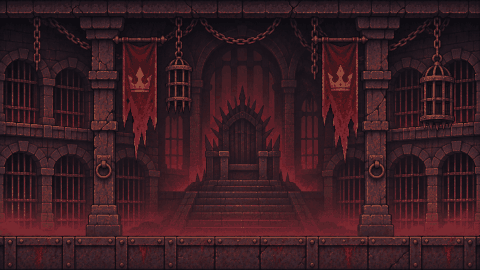
#> input picture assets/bg/boss.png, 480 x 270 px
$ python -i pixelate.py   (imports and definitions only)
#> lines starting #> are read from the running program, lines starting #| are printed output that depends on the picture
"""Turn ChatGPT-generated sheets into crisp, true-resolution pixel-art sprites for Backpack Sanctuary.

Usage (run from anywhere):
    python -P tools/pixelate.py items        # slice items_sheet.png  -> assets/items/*.png
    python -P tools/pixelate.py chars        # slice chars_sheet.png  -> assets/chars/*.png
    python -P tools/pixelate.py props        # slice props_sheet.png  -> assets/props/*.png
    python -P tools/pixelate.py bg <name>    # bg_<name>.png          -> assets/bg/<name>.png
    python -P tools/pixelate.py preview <sheet>  # numbered contact sheet of the detected sprites
"""
import sys, os, json
from PIL import Image, ImageDraw

ROOT = os.path.dirname(os.path.dirname(os.path.abspath(__file__)))
RAW = os.path.join(ROOT, 'assets_raw')
OUT = os.path.join(ROOT, 'assets')
CELL = 18  # backpack art pixels per grid cell (drawn at 3x = 54px in game)


# [28 lines left out: function segment, not called in this run]


def cutouts(im, ds=2, grow=3, **kw):
    """Like segment_cc, but returns each sprite as its own image with neighbours' pixels removed."""
    boxes, lab, owners = segment_cc(im, ds=ds, grow=grow, masks=True, **kw)
    out = []
    for b, own in zip(boxes, owners):
        spr = im.crop(b).copy(); a = spr.getchannel('A'); ap = a.load()
        for y in range(spr.height):
            row = lab[min(len(lab) - 1, (b[1] + y) // ds)]
            for x in range(spr.width):
                if row[min(len(row) - 1, (b[0] + x) // ds)] not in own:
                    ap[x, y] = 0
        spr.putalpha(a)
        bb = spr.getbbox()
        out.append(spr.crop(bb))
    return out


def segment_cc(im, a_min=40, ds=4, grow=5, min_frac=0.02, row_tol=150, masks=False):
    """Connected-component sprite finder (handles sprites that overlap in rows/columns).
    Works on a downsampled, slightly dilated alpha mask; tiny bits (sparks, wisps) merge into
    the nearest big sprite. Returns boxes in reading order (rows top->bottom, then left->right)."""
    from PIL import ImageFilter
    from collections import deque
    W, H = im.size
    m = im.getchannel('A').point(lambda v: 255 if v > a_min else 0)
    m = m.resize((W // ds, H // ds), Image.BOX).point(lambda v: 255 if v > 20 else 0).filter(ImageFilter.MaxFilter(grow))
    w, h = m.size; px = m.load(); lab = [[0] * w for _ in range(h)]; comps = []
    for y in range(h):
        for x in range(w):
            if px[x, y] and not lab[y][x]:
                n = len(comps) + 1; q = deque([(x, y)]); lab[y][x] = n
                x0 = x1 = x; y0 = y1 = y; cnt = 0
                while q:
                    cx, cy = q.popleft(); cnt += 1
                    x0, x1, y0, y1 = min(x0, cx), max(x1, cx), min(y0, cy), max(y1, cy)
                    for nx, ny in ((cx + 1, cy), (cx - 1, cy), (cx, cy + 1), (cx, cy - 1)):
                        if 0 <= nx < w and 0 <= ny < h and px[nx, ny] and not lab[ny][nx]:
                            lab[ny][nx] = n; q.append((nx, ny))
                comps.append([x0, y0, x1 + 1, y1 + 1, cnt, {n}])
    big = max(c[4] for c in comps)
    main = [c for c in comps if c[4] >= big * min_frac]
    for c in comps:
        if c in main:
            continue
        cx, cy = (c[0] + c[2]) / 2, (c[1] + c[3]) / 2
        t = min(main, key=lambda k: (max(k[0] - cx, 0, cx - k[2])) ** 2 + (max(k[1] - cy, 0, cy - k[3])) ** 2)
        t[0], t[1], t[2], t[3] = min(t[0], c[0]), min(t[1], c[1]), max(t[2], c[2]), max(t[3], c[3])
        t[5] |= c[5]
    items = []
    for c in main:  # back to full-res, then tighten to real alpha
        bx = (max(0, c[0] * ds - ds), max(0, c[1] * ds - ds), min(W, c[2] * ds + ds), min(H, c[3] * ds + ds))
        bb = im.crop(bx).getchannel('A').point(lambda v: 255 if v > a_min else 0).getbbox()
        items.append(((bx[0] + bb[0], bx[1] + bb[1], bx[0] + bb[2], bx[1] + bb[3]), c[5]))
    items.sort(key=lambda it: (it[0][1] + it[0][3]) / 2)
    rows = []
    for it in items:
        cy = (it[0][1] + it[0][3]) / 2
        if rows and abs(cy - rows[-1][0]) < row_tol:
            rows[-1][1].append(it)
        else:
            rows.append([cy, [it]])
    ordered = [it for _, r in rows for it in sorted(r, key=lambda it: it[0][0])]
    if masks:
        return [it[0] for it in ordered], lab, [it[1] for it in ordered]
    return [it[0] for it in ordered]


# [4 lines left out: function pixelate_scale, not called in this run]


CHARS = [  # (name, idle height in art pixels) — sheet order: idle, attack per character
    ('hero', 27), ('slime', 12), ('bat', 15), ('skeleton', 26),
    ('archer', 21), ('ghost', 23), ('brute', 34), ('boss', 52),
]


# [12 lines left out: function do_chars, not called in this run]


PROPS = [  # (name, max art width, max art height, reuse scale of this earlier prop or None)
    ('chest_closed', 22, 99, None), ('chest_open', 0, 0, 'chest_closed'), ('campfire', 26, 99, None), ('torch', 99, 24, None),
    ('gate', 34, 99, None), ('ledge', 99, 12, None), ('tombstone', 99, 20, None), ('arrow', 11, 99, None),
    ('mushrooms', 99, 13, None), ('candle', 99, 12, None), ('bones', 24, 99, None), ('chain', 99, 30, None),
]


# [40 lines left out: functions do_props, pixelate, contact, not called in this run]


ITEMS = [  # (id, cells wide, cells tall) in sheet order
    ('dagger', 1, 2), ('sword', 1, 3), ('axe', 2, 3), ('spear', 1, 4), ('bow', 2, 3),
    ('gloves', 2, 1), ('shield', 2, 2), ('helm', 2, 1), ('chain', 3, 2), ('spiked', 3, 2),
    ('boots', 2, 2), ('potion', 1, 1), ('bomb', 1, 1), ('bread', 2, 1), ('heart', 1, 1),
    ('whetstone', 1, 1), ('charm', 1, 1), ('fang', 1, 1), ('clover', 3, 3),
]


# Backpack shapes — must match ITEMS[...].shape in index.html (1 = cell used)
SHAPES = {
    'axe': [[1, 1], [0, 1], [0, 1]], 'bow': [[1, 1], [1, 0], [1, 1]], 'chain': [[1, 1, 1], [0, 1, 0]],
    'spiked': [[0, 1, 1], [1, 1, 0]], 'boots': [[1, 0], [1, 1]], 'clover': [[0, 1, 0], [1, 1, 1], [0, 1, 0]],
}


# [8 lines left out: function shape_mask, not called in this run]


FILL_SHEETS = {'pets4', 'pets5', 'pets6', 'pets7', 'pets8'}   # icons ChatGPT drew to match their odd shapes: fill the whole block, trim what spills


# [38 lines left out: functions fit_fill, fit_to_shape, not called in this run]


def bracers_for_s(src):
    """The bracers art is a side-by-side pair, but the item is an S shape.
    Split the pair, lay each bracer on its side, and put one in each row of the S."""
    parts = cutouts(src, ds=1, grow=1, row_tol=999)
    parts = sorted(parts, key=lambda p: p.width * p.height, reverse=True)[:2]
    shape = SHAPES['spiked']; out = Image.new('RGBA', (3 * CELL, 2 * CELL), (0, 0, 0, 0))
    slots = [(0, CELL), (CELL, 0)]  # bottom row cells 0-1, top row cells 1-2
    for p, (sx, sy) in zip(parts, slots):
        p = p.rotate(90, expand=True)
        spr = pixelate(p, 2 * CELL - 4, CELL - 2)
        out.paste(spr, (sx + (2 * CELL - spr.width) // 2, sy + (CELL - spr.height) // 2), spr)
    return out


# [41 lines left out: functions do_items, do_sheet, do_bg, not called in this run]


# [24 lines not run here, left out]


# [8 lines left out: function floor_line, not called in this run]


# [2 lines not run here, left out]


# [16 lines left out: function do_arrows, not called in this run]


# [2 lines not run here, left out]


# ---------- new item icons (pets & gear) ----------
ITEMS2 = [('pet_dog', [[1, 1], [1, 1]]), ('pet_catgray', [[1, 1]]), ('pet_catcalico', [[1, 1]]), ('pet_cockatiel', [[1]]), ('pet_dragon', [[1, 1], [1, 1]]),
          ('wings', [[1, 1]]), ('phoenix', [[1], [1]]), ('treats', [[1]]), ('hourglass', [[1], [1]]), ('lantern', [[1], [1]])]


# [7 lines left out: function do_items2, not called in this run]


# ---------- terrain tiles: per theme a plain block and a "top" block, 15x15 art px (30 px in game) ----------
TILE_THEMES = ['hall', 'cave', 'crypt', 'boss', 'camp', 'forge', 'hollow', 'sanctum']


# [24 lines left out: functions do_tiles, do_ledges, not called in this run]


# [2 lines not run here, left out]


# ---------- buff plants + secret stash chest ----------
PLANT_IDS = ['bloodberry', 'ember', 'stone', 'swift', 'catnip', 'mandrake']


# [10 lines left out: function do_plants, not called in this run]


# [2 lines not run here, left out]


# ---------- class-only item icons: one 5x2 sheet per class (assets_raw/items_<class>_sheet.png) ----------
T1, T2, T3, T4 = [[1]], [[1], [1]], [[1], [1], [1]], [[1], [1], [1], [1]]
W2, W3, SQ = [[1, 1]], [[1, 1, 1]], [[1, 1], [1, 1]]
CLASS_ITEMS = {
    'warrior': [('greatsword', T4), ('warhammer', [[1, 1, 1], [0, 1, 0], [0, 1, 0]]), ('towershield', [[1, 1], [1, 1], [1, 1]]), ('torc', W2), ('banner', T3),
                ('breastplate', SQ), ('bgauntlet', T1), ('giantbelt', W3), ('lionheart', T1), ('dragonslayer', T4)],
    'archer': [('longbow', T4), ('bodkin', T2), ('twinquiver', SQ), ('frostarrows', T2), ('blastarrows', W2),
               ('hawkeye', T1), ('bracer', W2), ('rangercloak', SQ), ('fletching', T1), ('starfall', [[1, 1], [1, 0], [1, 1]])],
    'rogue': [('venom', T1), ('kris', T2), ('shadowcloak', SQ), ('knives', W2), ('lockpicks', T1),
              ('duelist', W2), ('shadowstep', [[1, 0], [1, 1]]), ('bloodring', T1), ('rmask', W2), ('nightfang', SQ)],
    # Backpack Sanctuary pet items: three sheets (assets_raw/items_pets1_sheet.png ...), read left to right, top to bottom
    'pets1': [('collar', T1), ('chewbone', W2), ('clawfile', T1), ('vest', SQ), ('blanket', W3),
              ('incubator', SQ), ('harness', SQ), ('bell', T1), ('huntmark', T1), ('squeaky', W2)],
    'pets2': [('catnip', T1), ('cuttlebone', T2), ('heatrock', W2), ('bogmoss', T1), ('truffle', T1),
              ('nightshade', T1), ('hexcharm', T1), ('healbell', T2), ('dragonheart', SQ), ('alphafang', T1)],
    'pets3': [('salve', T1), ('herb', T1), ('salts', T1), ('brew', T1), ('smoke', T1), ('net', W2),
              ('egg_cockatiel', T1), ('egg_owl', T2), ('egg_toad', T1), ('egg_dragon', SQ), ('egg_elder', SQ)],
    # awkward-shape items (assets_raw/items_pets4_sheet.png): the new batch
    'pets4': [('horseshoe', [[1, 0, 1], [1, 1, 1]]), ('glownectar', [[1, 0], [1, 1]]), ('embertotem', [[1, 1, 1], [0, 1, 0]]), ('boneflute', [[1, 1, 1, 1]]),
              ('serpenttorc', [[0, 1, 1], [1, 1, 0]]), ('antlercrown', [[1, 1, 0], [0, 1, 1]]), ('saddlebag', [[1, 1], [1, 1], [1, 0]]),
              ('buckler', [[0, 1, 0], [1, 1, 1], [1, 1, 1]]), ('windchimes', [[1, 1, 1], [1, 1, 1], [1, 0, 1]]), ('huntinghorn', [[1, 0, 0], [1, 1, 1]]),
              ('emberring', [[1, 1, 1], [1, 0, 1], [1, 1, 1]]), ('wishbone', [[1, 0, 1], [1, 1, 1], [0, 1, 0]])],
    # old 1-block items redrawn for their new awkward shapes (items_pets5_sheet.png)
    'pets5': [('collar', [[1, 1], [1, 0], [1, 1]]), ('clawfile', T3), ('treats', [[1, 0], [1, 1]]), ('spikes', [[1, 1, 1], [1, 0, 1]]),
              ('whistle', [[1, 1, 1], [0, 0, 1]]), ('bell', [[0, 1, 0], [1, 1, 1]]), ('huntmark', [[0, 1], [1, 1], [1, 0]]), ('nightshade', T2),
              ('hexcharm', [[1, 0, 1], [0, 1, 0], [1, 0, 1]]), ('alphafang', [[1, 1], [1, 0], [1, 0]]), ('bogmoss', [[1, 1, 0], [0, 1, 1]]), ('truffle', [[1, 1], [1, 0]])],
    # the fire beasts' eggs (items_pets6_sheet.png)
    'pets6': [('egg_phoenix', T2), ('egg_salamander', W3), ('egg_tortoise', SQ), ('egg_moth', T3)],
    'pets7': [('egg_fairydragon', W2), ('egg_viper', [[1, 0], [1, 1]])],   # Act III eggs
    'pets8': [('egg_sunday', T1)],   # the Sunday's egg
    'beastmaster': [('barbwhip', W3), ('alphahorn', W2), ('collar', T1), ('totem', T2), ('poultice', T1),
                    ('falconglove', W2), ('whistle', T1), ('wolfcloak', SQ), ('bearclaw', T1), ('crown', W3)],
}


# [9 lines left out: function do_classitems, not called in this run]


# [2 lines not run here, left out]


# ---------- battle effect sprites: three 4x3 sheets (assets_raw/vfx1_sheet.png ...), read left to right, top to bottom ----------
# (name, max size in art pixels). The game draws them at 2.5x and flies, rains, spins and bursts them in code.
VFX_SHEETS = {
    'vfx1': [('star', 14), ('fireball', 16), ('flame', 14), ('spark', 10), ('meteor', 20), ('sun', 24),
             ('moon', 20), ('feather', 12), ('note', 12), ('wave', 16), ('plus', 10), ('bubble', 22)],
    'vfx2': [('claw', 18), ('bite', 18), ('impact', 18), ('poison', 10), ('acid', 12), ('skull', 12),
             ('wisp', 16), ('rune', 26), ('eye', 16), ('drop', 8), ('stars', 14), ('lava', 18)],
    'vfx3': [('rock', 10), ('dust', 14), ('coin', 9), ('swirl', 20), ('tongue', 20), ('shard', 12),
             ('rainbow', 22), ('orb', 16), ('crack', 26), ('heart', 10), ('ray', 18), ('leaf', 10)],
    'vfx4': [('vine', 22), ('thorn', 10), ('petal', 10), ('lily', 20), ('splash', 14), ('whirl', 22),
             ('spore', 10), ('pixie', 10), ('antler', 18), ('paw', 12), ('mist', 22), ('acorn', 10)],   # the Fey Wilds
}


# [17 lines left out: function do_vfx, not called in this run]


# [2 lines not run here, left out]


# ---------- new pet icons + rescue cages (4x2 sheet: 5 pet icons, cage, broken cage) ----------
# [11 lines left out: function do_petcages, not called in this run]


# [2 lines not run here, left out]


# ---- Sanctuary hub props: 4 class banners, standing mirror, records board, pet bed (in that reading order) ----
# [10 lines left out: function do_hubprops, not called in this run]


# [2 lines not run here, left out]


# ---------- the menu UI kit: one sheet (assets_raw/ui_kit_sheet.png) -> assets/ui/*.png, used 9-sliced at 2x ----------
UI_KIT = [('panel_leather', 64, 64), ('panel_parch', 64, 60), ('btn', 64, 22), ('btn_hover', 64, 22), ('btn_off', 64, 22),
          ('slot', 24, 24), ('banner', 128, 26), ('seal', 22, 22)]


# [14 lines left out: function do_uikit, not called in this run]


# [2 lines not run here, left out]


# ---------- Fey Wilds terrain (Act III): one 4x3 sheet, cut as a grid ----------
# row 1: thornwood block, thornwood top, glade block, glade top · row 2: lake block, lake top, thornwood ledge, glade ledge
# row 3: lake ledge, thorn bramble, bounce mushroom, hanging vine segment
FEY_TERRAIN = [('tiles', 'thornwood_block'), ('tiles', 'thornwood_top'), ('tiles', 'glade_block'), ('tiles', 'glade_top'),
               ('tiles', 'lake_block'), ('tiles', 'lake_top'), ('ledge', 'thornwood_ledge'), ('ledge', 'glade_ledge'),
               ('ledge', 'lake_ledge'), ('props', 'thorns'), ('props', 'shroom'), ('props', 'vine')]


# [24 lines left out: function do_feyterrain, not called in this run]


# [2 lines not run here, left out]


# ---------- Sanctuary room props: one 4x2 sheet, cut as a grid; sparkles for shiny animals: one row of 4 ----------
SANCT_PROPS = [('door_wardrobe', 36), ('door_records', 36), ('door_den', 36), ('door_out', 36),
               ('nest', 12), ('pedestal', 20), ('trophy_shelf', 36), ('dye_rack', 34)]   # name, height in art px (1 art px = 2 game px)


# [10 lines left out: function cut_grid, not called in this run]


def do_sanctprops():
    for (name, h), src in zip(SANCT_PROPS, cut_grid(os.path.join(RAW, 'sanctprops_sheet.png'), 4, 2)):
        spr = pixelate_scale(src, h / src.height); spr.save(os.path.join(OUT, 'props', name + '.png')); print(name, spr.size)


def do_sparkles():
    for i, src in enumerate(cut_grid(os.path.join(RAW, 'sparkles_sheet.png'), 4, 1)):
        spr = pixelate(src, 9, 9, colors=12); spr.save(os.path.join(OUT, 'props', f'sparkle_{i}.png')); print('sparkle', i, spr.size)


# [2 lines not run here, left out]


# [4 lines left out: function do_house, not called in this run]


# [2 lines not run here, left out]


# [4 lines left out: function do_friendpost, not called in this run]


# [2 lines not run here, left out]


# ---------- Act IV terrain: one 3x3 sheet on magenta (blocks, top blocks, ledges for temple / coral / trench) ----------
SEA_TERRAIN = [('tiles', 'temple_block'), ('tiles', 'temple_top'), ('tiles', 'coral_block'),
               ('tiles', 'coral_top'), ('tiles', 'trench_block'), ('tiles', 'trench_top'),
               ('ledge', 'temple_ledge'), ('ledge', 'coral_ledge'), ('ledge', 'trench_ledge')]


# [34 lines left out: function do_seaterrain, not called in this run]


# [2 lines not run here, left out]


# ---------- Kingdom Street props (multiplayer hub): one sheet on magenta, 3 + 2: mission board, auction house, cosmetics shop, dungeon entrance, raid gate ----------
STREET_PROPS = [('mp_missions', 44, 50), ('mp_auction', 120, 100), ('mp_shop', 104, 92), ('mp_dungeon', 104, 84), ('mp_raid', 130, 88)]   # name, max art px (drawn at 2x, bottom edge = the ground); the two gates include their notice boards, so they are wide


# [9 lines left out: function do_streetprops, not called in this run]


# [2 lines not run here, left out]

>>> import cv2
>>> picture = cv2.imread('../assets/bg/boss.png', cv2.IMREAD_GRAYSCALE)
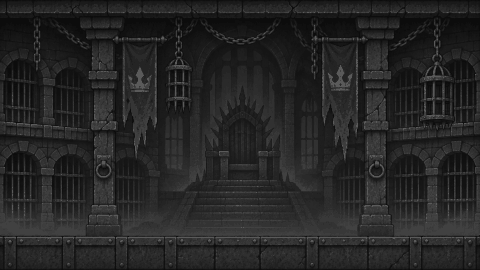
#> picture: shape (270, 480); min 12, max 90, mean 37.4
>>> result = bracers_for_s(picture)
#> (the run stopped early here; a loop or call above may not have finished)

$ run again, on assets/bg/camp.png
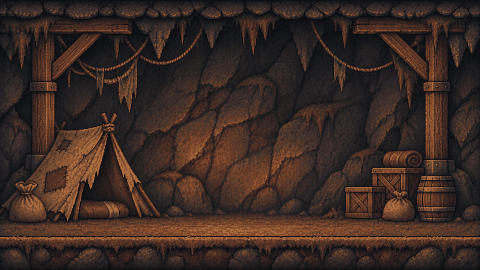
#> input picture assets/bg/camp.png, 480 x 270 px
#> `picture = cv2.imread('../assets/bg/boss.png', cv2.IMREAD_GRAYSCALE)`:
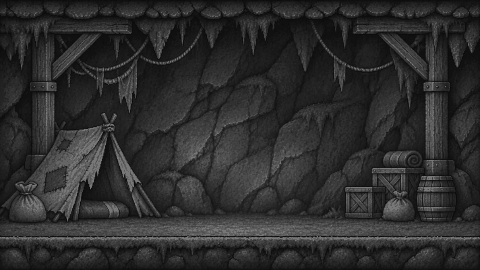
#> picture: shape (270, 480); min 13, max 119, mean 45.2

$ run again, on assets/bg/camp_far.png
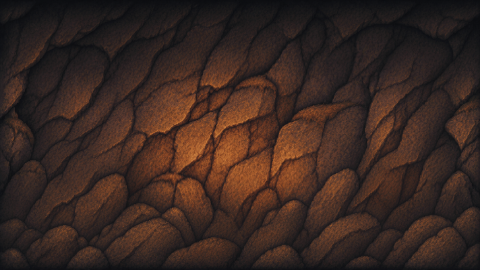
#> input picture assets/bg/camp_far.png, 480 x 270 px
#> `picture = cv2.imread('../assets/bg/boss.png', cv2.IMREAD_GRAYSCALE)`:
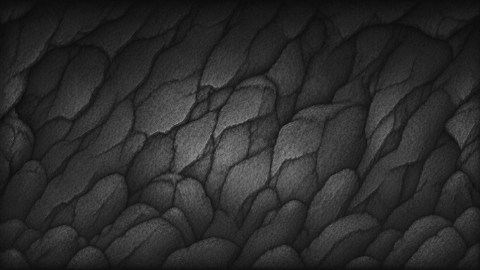
#> picture: shape (270, 480); min 11, max 137, mean 43.7
